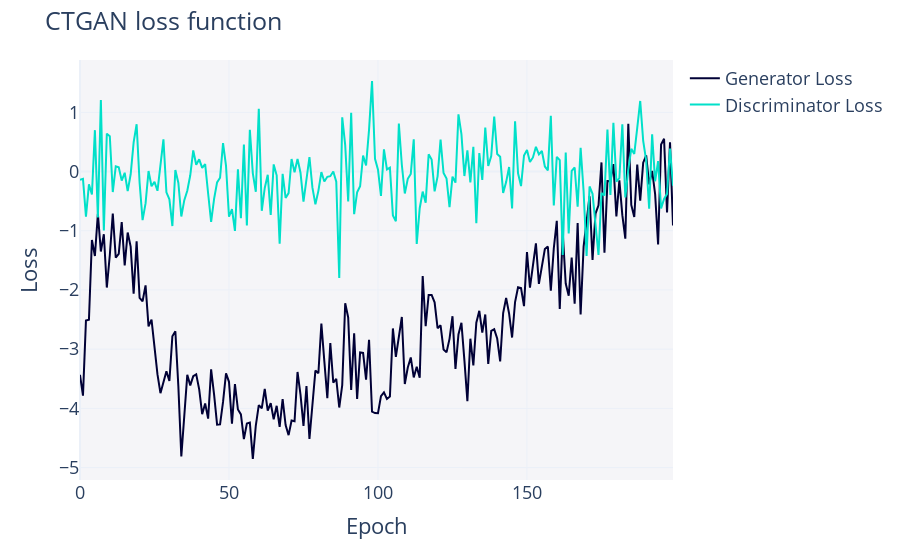

Here is the notebook cell this chart was saved with:
### Code cell
fig2 = synthesizer2.get_loss_values_plot()
fig2.show()

### Figure 1 — Plotly figure (JSON) as saved in the notebook; plotly's stock layout.template omitted (floating-point values rounded to 4 significant figures; data arrays with more than 128 entries replaced by an {"elided": "..."} marker saying what was removed)
{"data": [{"hovertemplate": "variable=Generator Loss<br>Epoch=%{x}<br>value=%{y}<extra></extra>", "legendgroup": "Generator Loss", "line": {"color": "#000036", "dash": "solid"}, "marker": {"symbol": "circle"}, "mode": "lines", "name": "Generator Loss", "orientation": "v", "showlegend": true, "type": "scatter", "x": {"elided": "200 int values"}, "xaxis": "x", "y": {"elided": "200 float values"}, "yaxis": "y"}, {"hovertemplate": "variable=Discriminator Loss<br>Epoch=%{x}<br>value=%{y}<extra></extra>", "legendgroup": "Discriminator Loss", "line": {"color": "#01E0C9", "dash": "solid"}, "marker": {"symbol": "circle"}, "mode": "lines", "name": "Discriminator Loss", "orientation": "v", "showlegend": true, "type": "scatter", "x": {"elided": "200 int values"}, "xaxis": "x", "y": {"elided": "200 float values"}, "yaxis": "y"}], "layout": {"font": {"size": 18}, "legend": {"orientation": "v", "title": {"text": ""}, "tracegroupgap": 0}, "margin": {"t": 60}, "plot_bgcolor": "#F5F5F8", "title": {"text": "CTGAN loss function"}, "xaxis": {"anchor": "y", "domain": [0, 1], "title": {"text": "Epoch"}}, "yaxis": {"anchor": "x", "domain": [0, 1], "title": {"text": "Loss"}}}}
